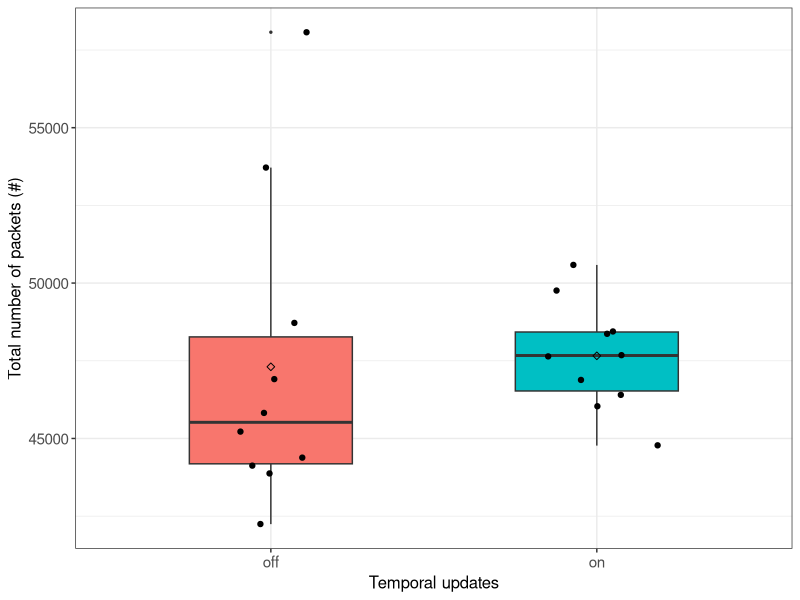
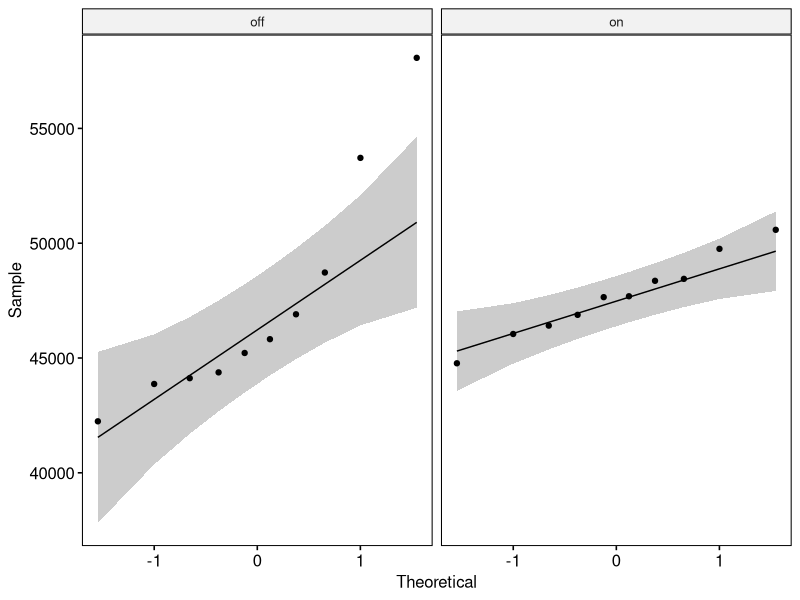

The R source for these figures, in order:
## ---- chunk 1
if (!require('tidyverse')) install.packages('tidyverse', dependencies = TRUE); library('tidyverse')
if (!require('ggpubr')) install.packages('ggpubr', dependencies = TRUE); library('ggpubr')
if (!require('rstatix')) install.packages('rstatix', dependencies = TRUE); library('rstatix')
if (!require('ggplot2')) install.packages('ggplot2', dependencies = TRUE); library('ggplot2')
## ---- chunk 2
data <- read.csv(file = '../../raw_data/test_temporal_updates/run_table.csv')
data <- subset(data, select = c(X__run_id, temporal_updates, num_of_packets))
data$temporal_updates <- as.factor(data$temporal_updates)
data$num_of_packets <- as.numeric(data$num_of_packets)
## ---- chunk 3
data %>%
  group_by(temporal_updates) %>%
  get_summary_stats(num_of_packets, type = "mean_sd")
## ---- chunk 4
ggplot(data, aes(x = temporal_updates, y = num_of_packets, fill = temporal_updates)) +
  theme_bw() + 
  geom_boxplot(width = 0.5, outlier.size = 0.5) + 
  geom_jitter(width = 0.2) +
  stat_summary(fun = mean, color = 'black', geom = 'point', shape = 5, size = 1.5) +
  labs(x = "Temporal updates", y = "Total number of packets (#)") +
  theme(legend.position = 'none') +
  theme(
    axis.title.x = element_text(size = 12, family = 'sans'),
    axis.title.y = element_text(size = 12, family = 'sans'),
    axis.text.x = element_text(size = 11, family = 'sans'),
    axis.text.y = element_text(size = 11, family = 'sans'),
    
  )
## ---- chunk 5
data %>% 
  group_by(temporal_updates) %>%
  identify_outliers(num_of_packets)
## ---- chunk 6
ggqqplot(data, x = "num_of_packets", facet.by = "temporal_updates")
## ---- chunk 7
data %>%
  group_by(temporal_updates) %>%
  shapiro_test(num_of_packets)
## ---- chunk 8
data %>%
  rstatix::wilcox_test(num_of_packets ~ temporal_updates) %>%
  add_significance()
